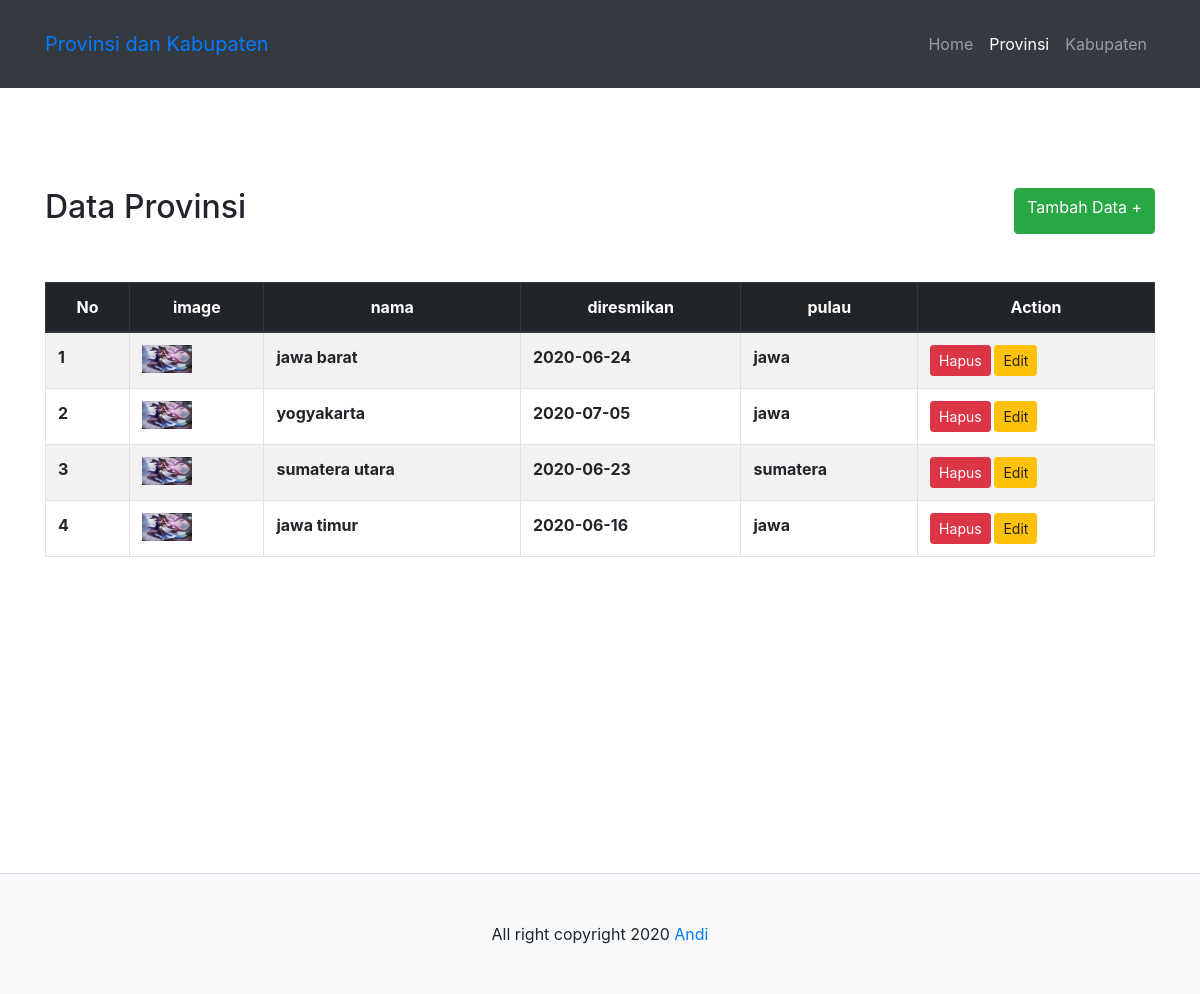
Page /4B/provinsi/index.php on the committed database.
### tables this page shows
CREATE TABLE `tb_provinsi` (
  `id` int(11) NOT NULL,
  `nama` varchar(255) NOT NULL,
  `diresmikan` date NOT NULL,
  `photo` varchar(255) NOT NULL,
  `pulau` varchar(255) NOT NULL
);

### 4B/provinsi/index.php (the view, shortened to what this page needs)
<!DOCTYPE html>
<html lang="en">
<head>
    <link rel="stylesheet" href="../b4/css/bootstrap.min.css">
    <link rel="stylesheet" href="../b4/css/style.css">
</head>
<?php
    include "../config/database.php";
    $query = " SELECT * FROM tb_provinsi ";
    $data = mysqli_query($con, $query);
?>
<body>
    <nav class="navbar navbar-expand-lg navbar-dark bg-dark p-4">
        <div class="container">
            <a class="navbar-brand text-primary" href="#">Provinsi dan Kabupaten</a>
            <div class="collapse navbar-collapse" id="collapsibleNavId">
                <ul class="navbar-nav ml-auto mt-2 mt-lg-0">
                    <li class="nav-item">
                        <a class="nav-link" href="../index.php">Home</a>
                    </li>
                    <li class="nav-item active">
                        <a class="nav-link" href="index.php">Provinsi</a>
                    </li>
                    <li class="nav-item">
                        <a class="nav-link" href="../kabupaten">Kabupaten</a>
                    </li>
                </ul>
            </div>
        </div>
    </nav>
    <section class="news">
        <div class="container">
            <div class="row mb-5">
                <div class="col">
                    <h2>Data Provinsi</h2>
                </div>
                <div class="col d-flex justify-content-end">
                    <a href="add.php" class="btn btn-success">Tambah Data +</a>
                </div>
            </div>
            <div class="row">
                <div class="col">
                    <table class="table table-striped table-bordered" width="100%" cellspacing="0">
                        <thead class="text-center thead-dark">
                            <tr>
                                <th>No</th>
                                <th>image</th>
                                <th>nama</th>
                                <th>diresmikan</th>
                                <th>pulau</th>
                                <th>Action</th>
                            </tr>
                        </thead>
                        <tbody>
                            <?php $no = 1; while($rows = mysqli_fetch_assoc($data)) { ?>
                            <tr>
                                <th><?php echo $no++ ?></th>
                                <th>
                                    <img class="img img-fluid" width="50" src="photo/<?php echo $rows['photo'] ?>">
                                </th>
                                <th><?php echo $rows['nama'] ?></th>
                                <th><?php echo $rows['diresmikan'] ?></th>
                                <th><?php echo $rows['pulau'] ?></th>
                                <th>
                                    <a href="delete.php?id=<?php echo $rows['id'] ?>"
                                        class="btn btn-danger btn-sm">Hapus</a>
                                    <a href="edit.php?id=<?php echo $rows['id'] ?>"
                                        class="btn btn-warning btn-sm">Edit</a>
                                </th>
                            </tr>
                            <?php } ?>
                        </tbody>
                    </table>
                </div>
            </div>
        </div>
    </section>
    <footer class="bg-light p-5 text-center border-top">
        All right copyright 2020 <a href="https://andidev30.github.io">Andi</a>
    </footer>
</body>
</html>

### 4B/b4/css/style.css (style rules this page uses)
footer { margin-top: 300px; }
.news { margin-top: 100px; }

### rows in the picture
tb_provinsi: photo (picture), nama "jawa barat", diresmikan "2020-06-24", pulau "jawa"
tb_provinsi: photo (picture), nama "yogyakarta", diresmikan "2020-07-05", pulau "jawa"
tb_provinsi: photo (picture), nama "sumatera utara", diresmikan "2020-06-23", pulau "sumatera"
tb_provinsi: photo (picture), nama "jawa timur", diresmikan "2020-06-16", pulau "jawa"
